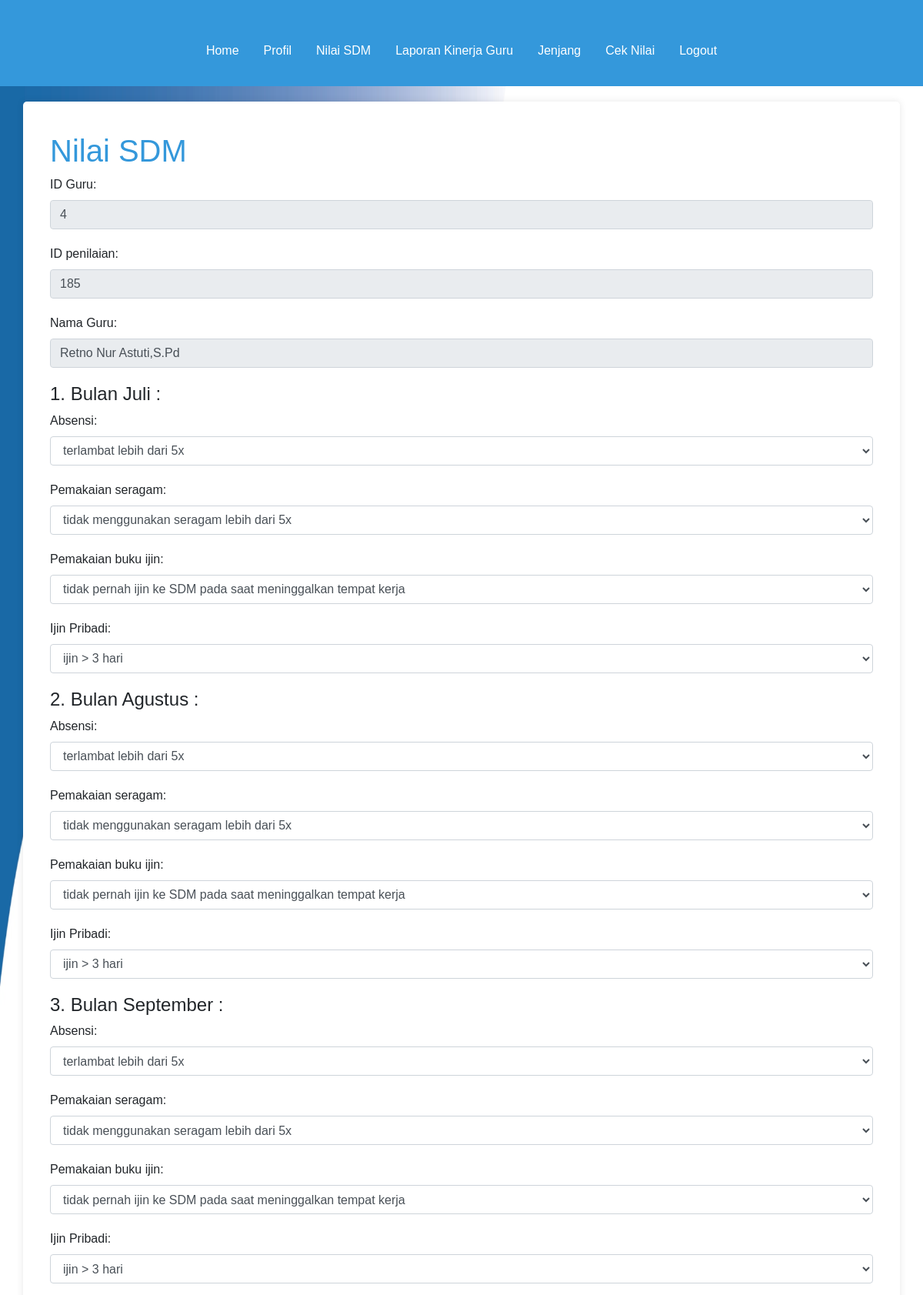
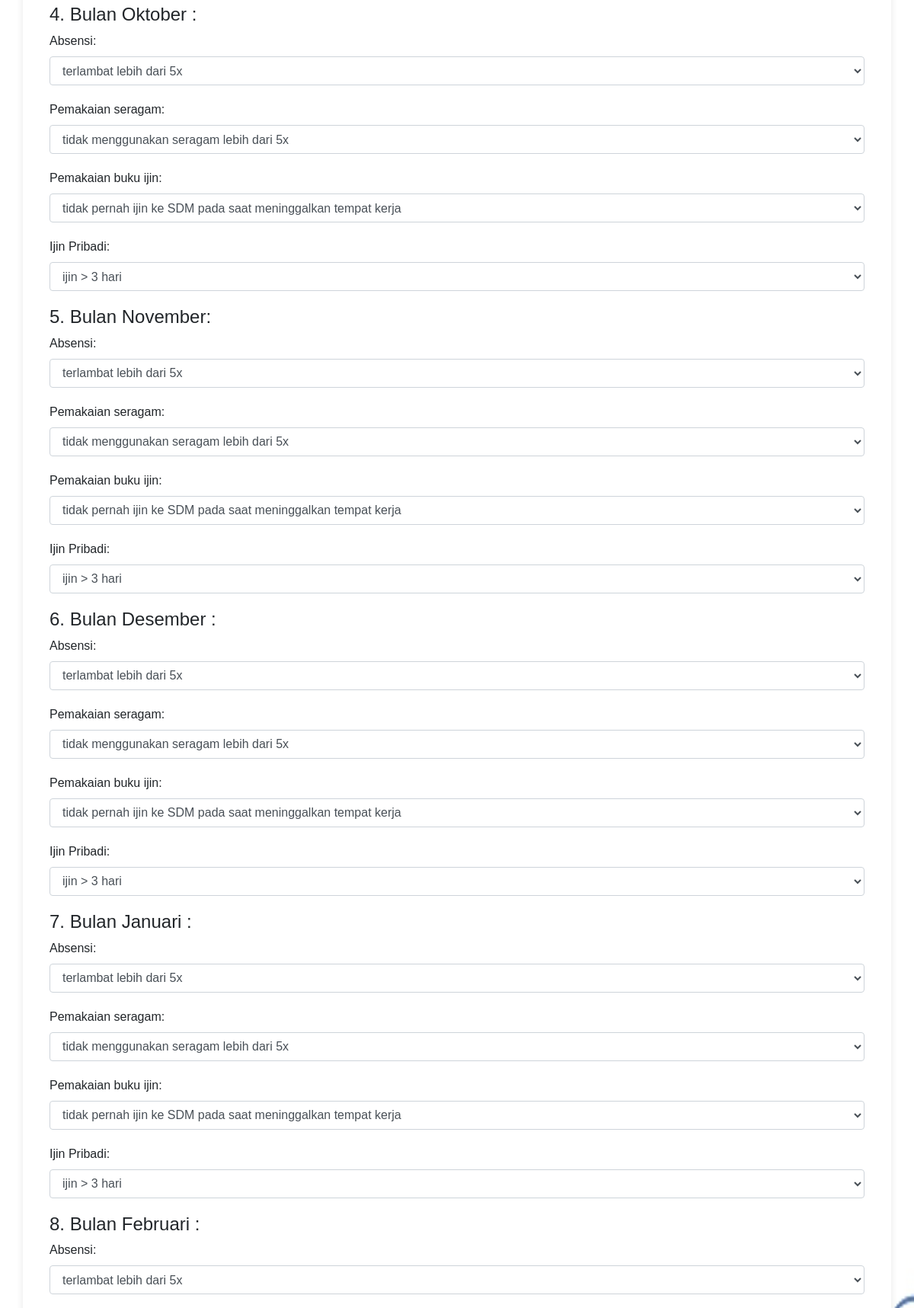
The app's page /page_beri_nilai_2_sdm.php?id=4&id_penilaian=185 (upper part) with its own data (2 pictures, top to bottom).
### tables this page shows
CREATE TABLE `tabel_p_sdm` (
  `id_penilaian` int(100) NOT NULL,
  `id` int(100) NOT NULL,
  `nama` varchar(255) NOT NULL,
  `total_penilaian_sdm` int(100) DEFAULT NULL,
  `tahun_penilaian` varchar(10) DEFAULT NULL,
  `sa1` int(11) DEFAULT NULL,
  `sa2` int(11) DEFAULT NULL,
  `sa3` int(11) DEFAULT NULL,
  `sa4` int(11) DEFAULT NULL,
  `sb1` int(11) DEFAULT NULL,
  `sb2` int(11) DEFAULT NULL,
  `sb3` int(11) DEFAULT NULL,
  `sb4` int(11) DEFAULT NULL,
  `sc1` int(11) DEFAULT NULL,
  `sc2` int(11) DEFAULT NULL,
  `sc3` int(11) DEFAULT NULL,
  `sc4` int(11) DEFAULT NULL,
  `sd1` int(11) DEFAULT NULL,
  `sd2` int(11) DEFAULT NULL,
  `sd3` int(11) DEFAULT NULL,
  `sd4` int(11) DEFAULT NULL,
  `se1` int(11) DEFAULT NULL,
  `se2` int(11) DEFAULT NULL,
  `se3` int(11) DEFAULT NULL,
  `se4` int(11) DEFAULT NULL,
  `sf1` int(11) DEFAULT NULL,
  `sf2` int(11) DEFAULT NULL,
  `sf3` int(11) DEFAULT NULL,
  `sf4` int(11) DEFAULT NULL,
  `sg1` int(11) DEFAULT NULL,
  `sg2` int(11) DEFAULT NULL,
  `sg3` int(11) DEFAULT NULL,
  `sg4` int(11) DEFAULT NULL,
  `sh1` int(11) DEFAULT NULL,
  `sh2` int(11) DEFAULT NULL,
  `sh3` int(11) DEFAULT NULL,
  `sh4` int(11) DEFAULT NULL,
  `si1` int(11) DEFAULT NULL,
  `si2` int(11) DEFAULT NULL,
  `si3` int(11) DEFAULT NULL,
  `si4` int(11) DEFAULT NULL,
  `sj1` int(11) DEFAULT NULL,
  `sj2` int(11) DEFAULT NULL,
  `sj3` int(11) DEFAULT NULL,
  `sj4` int(11) DEFAULT NULL,
  `sk1` int(11) DEFAULT NULL,
  `sk2` int(11) DEFAULT NULL,
  `sk3` int(11) DEFAULT NULL,
  `sk4` int(11) DEFAULT NULL,
  `sl1` int(11) DEFAULT NULL,
  `sl2` int(11) DEFAULT NULL,
  `sl3` int(11) DEFAULT NULL,
  `sl4` int(11) DEFAULT NULL,
  `s1` int(11) DEFAULT NULL,
  `s2` int(11) DEFAULT NULL,
  `s3` int(11) DEFAULT NULL,
  `s4` int(11) DEFAULT NULL
);

### page_beri_nilai_2_sdm.php (the view, shortened to what this page needs)
<!DOCTYPE html>
<html lang="en">
<head>
    <link rel="stylesheet" href="https://stackpath.bootstrapcdn.com/bootstrap/4.5.2/css/bootstrap.min.css">
</head>
<body>
<nav class="navbar navbar-expand-lg navbar-sdm text-center">
    <div class="container">
        <div class="collapse navbar-collapse" id="navbarNav">
            <ul class="navbar-sdm navbar-nav">
                <li class="nav-item active">
                    <a class="nav-link" href="page_sdm.php">Home</a>
                </li>
                <li class="nav-item">
                    <a class="nav-link" href="page_profil_sdm.php">Profil</a>
                </li>
                <li class="nav-item">
                    <a class="nav-link" href="page_beri_nilai_sdm.php">Nilai SDM</a>
                </li>
                <li class="nav-item">
                    <a class="nav-link" href="page_laporan_kinerja_guru_sdm.php">Laporan Kinerja Guru</a>
                </li>
                <li class="nav-item">
                    <a class="nav-link" href="page_jenjang_sdm.php">Jenjang</a>
                </li>
                <li class="nav-item">
                    <a class="nav-link" href="page_nilaisemua_sdm.php">Cek Nilai</a>
                </li>
                <li class="nav-item">
                    <a class="nav-link" href="logout.php">Logout</a>
                </li>
            </ul>
        </div>
    </div>
</nav>
<div class="container content-container">
        <?php
	include 'koneksi.php';
	$id = $_GET['id'];
  $id_penilaian = $_GET['id_penilaian'];
	$data = mysqli_query($koneksi,"SELECT * from tabel_p_sdm where id='$id' and id_penilaian = '$id_penilaian'");
	while($d = mysqli_fetch_array($data)){
		?>
		<form method="post" action="proses_nilai_sdm.php">
<div class="container">
  <h1>Nilai SDM</h1>
  <div class="form-group">
      <label for="id">ID Guru:</label>
      <input type="text" class="form-control" id="id" name="id" value="<?php echo $d['id'];?>" readonly>
    </div>
    <div class="form-group">
      <label for="id_penilaian">ID penilaian:</label>
      <input type="text" class="form-control" id="id_penilaian" name="id_penilaian" value="<?php echo $d['id_penilaian'];?>" readonly>
    </div>
    <div class="form-group">
      <label for="nama">Nama Guru:</label>
      <input type="text" class="form-control" id="nama" name="nama" value="<?php echo $d['nama'];?>" readonly>
    </div>
    <h4>1. Bulan Juli :</h4>
  <div class="form-group">
      <label for="sa1">Absensi:</label>
      <select class="form-control" id="sa1" name="sa1">
        <option value="0">terlambat lebih dari 5x</option>
      </select>
    </div>
    <div class="form-group">
      <label for="sa2">Pemakaian seragam:</label>
      <select class="form-control" id="sa2" name="sa2">
        <option value="0" >tidak menggunakan seragam lebih dari 5x </option>
      </select>
    </div>
    <div class="form-group">
      <label for="sa3">Pemakaian buku ijin:</label>
      <select class="form-control" id="sa3" name="sa3">
        <option value="0" >tidak pernah ijin ke SDM pada saat meninggalkan tempat kerja</option>
      </select>
    </div>
    <div class="form-group">
      <label for="sa4">Ijin Pribadi:</label>
      <select class="form-control" id="sa4" name="sa4">
        <option value="0" >ijin > 3 hari</option>
      </select>
    </div>
    <h4>2. Bulan Agustus :</h4>
  <div class="form-group">
      <label for="sb1">Absensi:</label>
      <select class="form-control" id="sb1" name="sb1">
      <option value="0">terlambat lebih dari 5x</option>
      </select>
    </div>
    <div class="form-group">
      <label for="sb2">Pemakaian seragam:</label>
      <select class="form-control" id="sb2" name="sb2">
      <option value="0" >tidak menggunakan seragam lebih dari 5x </option>
      </select>
    </div>
    <div class="form-group">
      <label for="sb3">Pemakaian buku ijin:</label>
      <select class="form-control" id="sb3" name="sb3">
      <option value="0" >tidak pernah ijin ke SDM pada saat meninggalkan tempat kerja</option>
      </select>
    </div>
    <div class="form-group">
      <label for="sb4">Ijin Pribadi:</label>
      <select class="form-control" id="sb4" name="sb4">
      <option value="0" >ijin > 3 hari</option>
      </select>
    </div>
    <h4>3. Bulan September :</h4>
  <div class="form-group">
      <label for="sc1">Absensi:</label>
      <select class="form-control" id="sc1" name="sc1">
      <option value="0">terlambat lebih dari 5x</option>
      </select>
    </div>
    <div class="form-group">
      <label for="sc2">Pemakaian seragam:</label>
      <select class="form-control" id="sc2" name="sc2">
      <option value="0" >tidak menggunakan seragam lebih dari 5x </option>
      </select>
    </div>
    <div class="form-group">
      <label for="sc3">Pemakaian buku ijin:</label>
      <select class="form-control" id="sc3" name="sc3">
      <option value="0" >tidak pernah ijin ke SDM pada saat meninggalkan tempat kerja</option>
      </select>
    </div>
    <div class="form-group">
      <label for="sc4">Ijin Pribadi:</label>
      <select class="form-control" id="sc4" name="sc4">
      <option value="0" >ijin > 3 hari</option>
      </select>
    </div>
    <h4>4. Bulan Oktober :</h4>
  <div class="form-group">
      <label for="sd1">Absensi:</label>
      <select class="form-control" id="sd1" name="sd1">
      <option value="0">terlambat lebih dari 5x</option>
      </select>
    </div>
    <div class="form-group">
      <label for="sd2">Pemakaian seragam:</label>
      <select class="form-control" id="sd2" name="sd2">
      <option value="0" >tidak menggunakan seragam lebih dari 5x </option>
      </select>
    </div>
    <div class="form-group">
      <label for="sd3">Pemakaian buku ijin:</label>
      <select class="form-control" id="sd3" name="sd3">
      <option value="0" >tidak pernah ijin ke SDM pada saat meninggalkan tempat kerja</option>
      </select>
    </div>
    <div class="form-group">
      <label for="sd4">Ijin Pribadi:</label>
      <select class="form-control" id="sd4" name="sd4">
      <option value="0" >ijin > 3 hari</option>
      </select>
    </div>
    <h4>5. Bulan November:</h4>
  <div class="form-group">
      <label for="se1">Absensi:</label>
      <select class="form-control" id="se1" name="se1">
      <option value="0">terlambat lebih dari 5x</option>
      </select>
    </div>
    <div class="form-group">
      <label for="se2">Pemakaian seragam:</label>
      <select class="form-control" id="se2" name="se2">
      <option value="0" >tidak menggunakan seragam lebih dari 5x </option>
      </select>
    </div>
    <div class="form-group">
      <label for="se3">Pemakaian buku ijin:</label>
      <select class="form-control" id="se3" name="se3">
      <option value="0" >tidak pernah ijin ke SDM pada saat meninggalkan tempat kerja</option>
      </select>
    </div>
    <div class="form-group">
      <label for="se4">Ijin Pribadi:</label>
      <select class="form-control" id="se4" name="se4">
      <option value="0" >ijin > 3 hari</option>
      </select>
    </div>
    <h4>6. Bulan Desember :</h4>
  <div class="form-group">
      <label for="sf1">Absensi:</label>
      <select class="form-control" id="sf1" name="sf1">
      <option value="0">terlambat lebih dari 5x</option>
      </select>
    </div>
    <div class="form-group">
      <label for="sf2">Pemakaian seragam:</label>
      <select class="form-control" id="sf2" name="sf2">
      <option value="0" >tidak menggunakan seragam lebih dari 5x </option>
      </select>
    </div>
    <div class="form-group">
      <label for="sf3">Pemakaian buku ijin:</label>
      <select class="form-control" id="sf3" name="sf3">
      <option value="0" >tidak pernah ijin ke SDM pada saat meninggalkan tempat kerja</option>
      </select>
    </div>
    <div class="form-group">
      <label for="sf4">Ijin Pribadi:</label>
      <select class="form-control" id="sf4" name="sf4">
      <option value="0" >ijin > 3 hari</option>
      </select>
    </div>
    <h4>7. Bulan Januari :</h4>
  <div class="form-group">
      <label for="sg1">Absensi:</label>
      <select class="form-control" id="sg1" name="sg1">
      <option value="0">terlambat lebih dari 5x</option>
      </select>
    </div>
    <div class="form-group">
      <label for="sg2">Pemakaian seragam:</label>
      <select class="form-control" id="sg2" name="sg2">
      <option value="0" >tidak menggunakan seragam lebih dari 5x </option>
      </select>
    </div>
    <div class="form-group">
      <label for="sg3">Pemakaian buku ijin:</label>
      <select class="form-control" id="sg3" name="sg3">
      <option value="0" >tidak pernah ijin ke SDM pada saat meninggalkan tempat kerja</option>
      </select>
    </div>
    <div class="form-group">
      <label for="sg4">Ijin Pribadi:</label>
      <select class="form-control" id="sg4" name="sg4">
      <option value="0" >ijin > 3 hari</option>
      </select>
    </div>
    <h4>8. Bulan Februari :</h4>
  <div class="form-group">
      <label for="sh1">Absensi:</label>
      <select class="form-control" id="sh1" name="sh1">
      <option value="0">terlambat lebih dari 5x</option>
      </select>
    </div>
  </form>
</div>
<?php
	}
	?>
</body>
</html>

### page_beri_nilai_2_sdm.php (style rules this page uses)
html, body { height: 100%; margin: 0; padding: 0; background: url('bgnusput.jpg') no-repeat center center fixed; background-size: 100% 100%; background-position: center center; font-family: Arial, sans-serif; }
.navbar-sdm { background-color: #3498db; overflow: hidden; text-align: center; padding: 10px 0; }
.navbar-sdm .navbar-nav { display: flex; justify-content: center; align-items: center; width: 100%; }
.navbar-sdm .navbar-nav .nav-link { color: white; text-decoration: none; padding: 14px 16px; }
.content-container { background-color: #fff; padding: 20px; border-radius: 5px; box-shadow: 0 0 10px rgba(0, 0, 0, 0.1); }
.container { margin-top: 20px; }
.form-group { margin-bottom: 20px; }
h1 { color: #3498db; }

### records on screen
tabel_p_sdm: id "4", id_penilaian "185", nama "Retno Nur Astuti,S.Pd"
